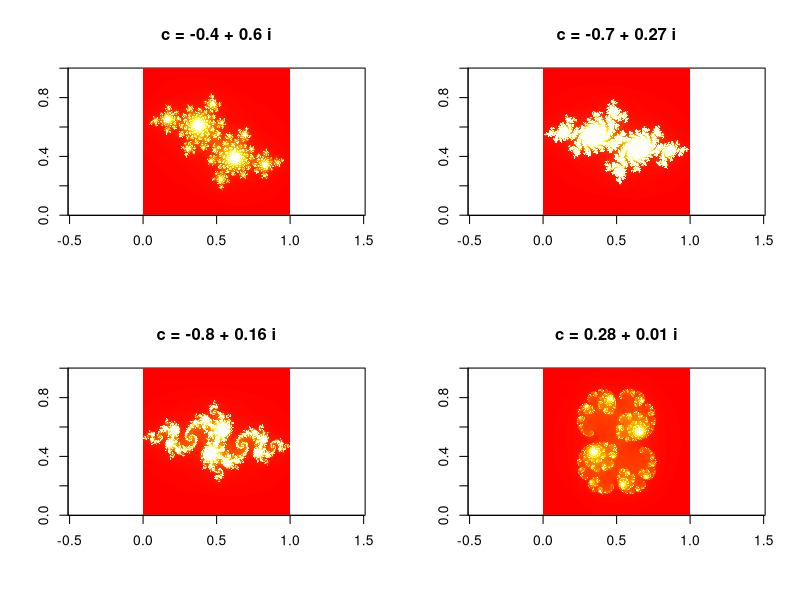

Source code (R):
# @author: my@daisg.com
# @date: 2025-10-29
# @version: 0.1
# Copyright (c) 2025 daisg
# SPDX-License-Identifier: GPL-3
# @brief/ Description
# 朱利亚集 (Julia Set)
julia_set <- function(c = complex(real=-0.7, imaginary=0.27),
                      xmin=-1.5, xmax=1.5, ymin=-1.5, ymax=1.5,
                      width=600, height=600, maxiter=100) {
  
  x <- seq(xmin, xmax, length.out=width)
  y <- seq(ymin, ymax, length.out=height)
  julia <- matrix(0, nrow=width, ncol=height)
  
  for (i in 1:width) {
    for (j in 1:height) {
      z <- complex(real=x[i], imaginary=y[j])
      iter <- 0
      
      while (Mod(z) <= 2 && iter < maxiter) {
        z <- z^2 + c
        iter <- iter + 1
      }
      
      julia[i,j] <- iter
    }
  }
  
  return(julia)
}

# 绘制不同参数的朱利亚集
par(mfrow=c(2,2))
for (c_val in c(-0.4+0.6i, -0.7+0.27i, -0.8+0.156i, 0.285+0.01i)) {
  js <- julia_set(c=c_val)
  image(js, col = heat.colors(100), asp=1, main=paste("c ="
        , round(Re(c_val),2), "+", round(Im(c_val),2), "i"))
}